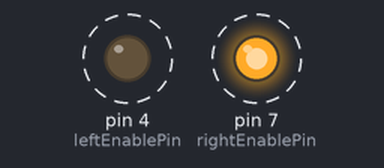
A sketch run on a simulated Arduino Uno, built with avr-gcc and run on an emulated ATmega328P. On the bench: output pins drawn as LEDs (lit = HIGH). Dashed ring = blinking.

Above: at 0.2 s.
Timing chart, 0 to 3.0 s (numbered marks = the images above):
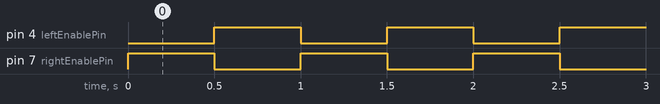

The sketch:

sketch_dec01b.ino
```cpp
int rightEnablePin = 7;
int leftEnablePin = 4;

void setup() {
  Serial.begin(9600);
  pinMode(rightEnablePin, OUTPUT);
  pinMode(leftEnablePin, OUTPUT);
}

void loop() {
  digitalWrite(leftEnablePin, LOW);
  digitalWrite(rightEnablePin, HIGH);
  delay(500);
  digitalWrite(rightEnablePin, LOW);
  digitalWrite(leftEnablePin, HIGH);
  delay(500);
}
```

Measured:
- by itself, pin 4 (leftEnablePin), pin 7 (rightEnablePin): alternates HIGH for 0.50 s and LOW for 0.50 s
